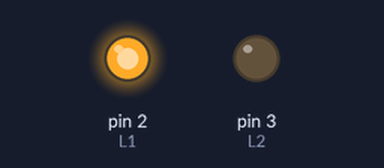
Simulated run of this sketch. Board: Arduino Uno, built with avr-gcc and run on an emulated ATmega328P. Parts: output pins drawn as LEDs (lit = HIGH). Pins used as bus, display or sensor lines are not drawn.

Above: at 0.1 s.
Timing chart, 0 to 1.6 s (numbered marks = the images above):
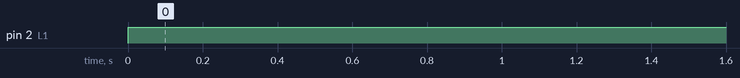

Measured:
- by itself, pin 2 (L1): LOW → HIGH at 0.00 s

The sketch:

motorDriverChecking.ino
```cpp
#define L1 2
#define R1 4
#define L2 3
#define R2 5
void setup() {
  // put your setup code here, to run once:
  pinMode(L1, OUTPUT);
  pinMode(R1, OUTPUT);
  pinMode(L2, OUTPUT);
  pinMode(R2, OUTPUT);
}

void loop() {
  // put your main code here, to run repeatedly:
  digitalWrite(L2, LOW);
  digitalWrite(R2, LOW);
  digitalWrite(L1, HIGH);
  digitalWrite(R1, HIGH);
}
```
